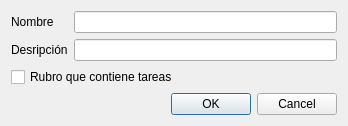
<?xml version="1.0" encoding="UTF-8"?>
<ui version="4.0">
 <class>DlgEditRubro</class>
 <widget class="QDialog" name="DlgEditRubro">
  <property name="geometry">
   <rect>
    <x>0</x>
    <y>0</y>
    <width>348</width>
    <height>111</height>
   </rect>
  </property>
  <property name="windowTitle">
   <string>Dialog</string>
  </property>
  <layout class="QVBoxLayout" name="verticalLayout">
   <item>
    <layout class="QFormLayout" name="formLayout">
     <item row="0" column="0">
      <widget class="QLabel" name="label">
       <property name="text">
        <string>Nombre</string>
       </property>
       <property name="buddy">
        <cstring>txtNombre</cstring>
       </property>
      </widget>
     </item>
     <item row="0" column="1">
      <widget class="QLineEdit" name="txtNombre"/>
     </item>
     <item row="1" column="0">
      <widget class="QLabel" name="label_2">
       <property name="text">
        <string>Desripción</string>
       </property>
       <property name="buddy">
        <cstring>txtDescripcion</cstring>
       </property>
      </widget>
     </item>
     <item row="1" column="1">
      <widget class="QLineEdit" name="txtDescripcion"/>
     </item>
     <item row="2" column="0" colspan="2">
      <widget class="QCheckBox" name="chkRubroTareas">
       <property name="text">
        <string>Rubro que contiene tareas</string>
       </property>
      </widget>
     </item>
    </layout>
   </item>
   <item>
    <widget class="QDialogButtonBox" name="buttonBox">
     <property name="orientation">
      <enum>Qt::Horizontal</enum>
     </property>
     <property name="standardButtons">
      <set>QDialogButtonBox::Cancel|QDialogButtonBox::Ok</set>
     </property>
    </widget>
   </item>
  </layout>
 </widget>
 <resources/>
 <connections>
  <connection>
   <sender>buttonBox</sender>
   <signal>accepted()</signal>
   <receiver>DlgEditRubro</receiver>
   <slot>accept()</slot>
   <hints>
    <hint type="sourcelabel">
     <x>227</x>
     <y>89</y>
    </hint>
    <hint type="destinationlabel">
     <x>157</x>
     <y>110</y>
    </hint>
   </hints>
  </connection>
  <connection>
   <sender>buttonBox</sender>
   <signal>rejected()</signal>
   <receiver>DlgEditRubro</receiver>
   <slot>reject()</slot>
   <hints>
    <hint type="sourcelabel">
     <x>295</x>
     <y>95</y>
    </hint>
    <hint type="destinationlabel">
     <x>286</x>
     <y>110</y>
    </hint>
   </hints>
  </connection>
 </connections>
</ui>
